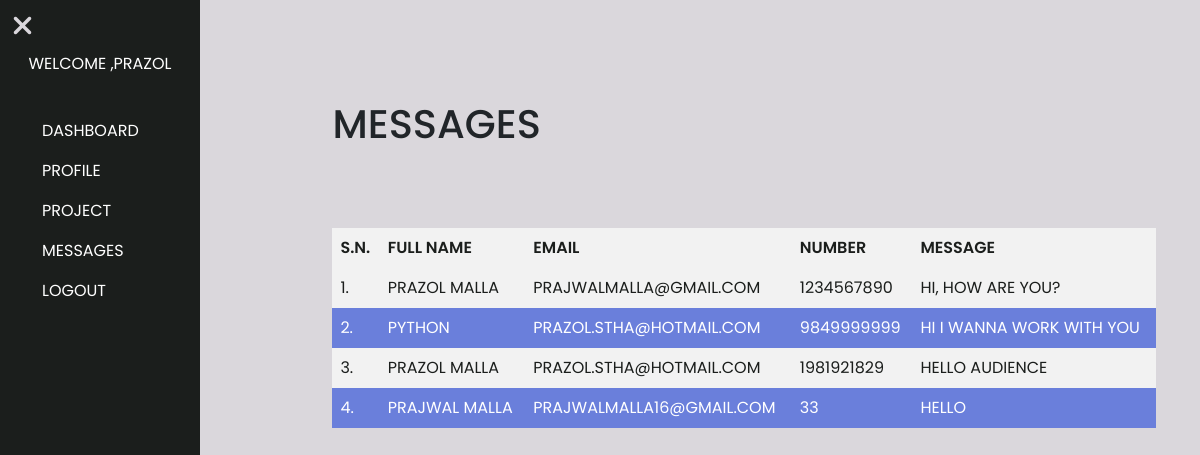
Page /message.php (signed in) on the committed database.
### tables this page shows
CREATE TABLE `contact_form` (
  `id` int(100) NOT NULL,
  `name` varchar(100) NOT NULL,
  `email` varchar(100) NOT NULL,
  `number` varchar(10) NOT NULL,
  `message` varchar(500) NOT NULL
);

### message.php (the view, shortened to what this page needs)
<?php
    $conn = mysqli_connect(LOCALHOST, DB_USERNAME, DB_PASSWORD,DB_NAME);
?>
<!DOCTYPE html>
<html lang="en">
<head>
    <link rel="stylesheet" href="css/style.css">
    <link rel="stylesheet" href="https://cdnjs.cloudflare.com/ajax/libs/font-awesome/6.2.1/css/all.min.css">
    <link href="https://cdn.jsdelivr.net/npm/bootstrap@5.3.0-alpha1/dist/css/bootstrap.min.css" rel="stylesheet">
</head>
<body style="background-color: #dad7dc;">
<section id="main">
<aside>
    <nav class="nav1">
            <div class="nav-links" id="navLinks">
                <i class="fa-sharp fa-solid fa-xmark" onclick="hideMenu()"></i>
                <p style="color:#fff; margin:5px; text-align:center;">WELCOME ,<?php echo $_SESSION['user']?></p>
                <ul>
                    <li><a href="admin-panel.php"> Dashboard</a></li>
                    <li><a href="profile.php"> Profile</a></li>
                    <li><a href="project.php"> Project</a></li>
                    <li><a href="message.php"> Messages</a></li>
                    <li><a href="logout.php">Logout</a></li>
                </ul>
            </div>
        </nav>
</aside>
<main>
    <div class="main-content">
    <div class="wrapper1">
        <h1>Messages</h1>
        <br />
        <br /><br />
        <table class="table-wrapper">
            <tr>
                <th>S.N.</th>
                <th>Full Name</th>
                <th>Email</th>
                <th>Number</th>
                <th>Message</th>
            </tr>
            <?php
            $sql = "SELECT * FROM contact_form";
            $res = mysqli_query($conn, $sql);
            $count = mysqli_num_rows($res);
            $sn = 1;
            if ($count > 0) {
                while ($row = mysqli_fetch_assoc($res)) {
                    $fullname = $row['name'];
                    $email = $row['email'];
                    $number = $row['number'];
                    $message = $row['message'];
            ?>
                    <tr>
                        <td><?php echo $sn++; ?>. </td>
                        <td><?php echo $fullname; ?></td>
                        <td><?php echo $email; ?></td>
                        <td><?php echo $number; ?></td>
                        <td><?php echo $message; ?></td>
                    </tr>
            <?php
                }
            } else {
                echo "<tr> <td colspan='7' class='error'> No Feedback. </td> </tr>";
            }
            ?>
        </table>
    </div>
</div>
</main>
</section>
</body>
</html>

### css/style.css (style rules this page uses)
* { font-family: 'Poppins', sans-serif; margin: 0; padding: 0; box-sizing: border-box; outline: none; border: none; text-decoration: none; text-transform: uppercase; transition: all .2s linear; scroll-behavior: smooth; }
body, html { overflow-x: hidden; }
body { background-color: #1b1e1c; }
a { text-decoration: none; }
#main { width: 100vw; height: 100vh; }
aside { width: 30%; }
.nav1 { display: flex; padding: 2% 6%; justify-content: space-between; align-items: center; }
.nav-links { flex: 1; text-align: right; }
.nav-links ul li { list-style: none; display: inline-block; padding: 8px 12px; position: relative; }
.nav-links ul li a { color: white; text-decoration: none; font-size: 16px; }
.nav-links ul li { display: block; }
.nav-links { position: absolute; background: #1b1e1c; height: 100vh; width: 200px; top: 0; left: 0px; text-align: left; z-index: 2; transition: 1s; }
.nav1 .fa-solid { display: block; color: #1b1e1c; margin: 12px; font-size: 28px; cursor: pointer; }
.nav1 .fa-xmark { color: #dad7dc; }
.nav-links ul { padding: 30px; }
main { margin-left: 27%; width: 70%; }
.main-content { width: 100%; padding: 3% 0; }
.wrapper1 { padding: 1%; width: 100%; margin: 0 auto; }
table { border-collapse: collapse; width: 100%; }
th, td { text-align: left; padding: 8px; }
th { position: sticky; top: 0; background-color: #f2f2f2; color: #1b1e1c; font-weight: 600; }
tr { background-color: #6A7FDB; color: #fff; }
tr:nth-child(even) { color: #1b1e1c; background-color: #f2f2f2; }
td { border-bottom: 1px solid #ddd; }
tr:last-child td { border-bottom: none; }

### rows in the picture
contact_form: name "PRAZOL MALLA", email "PRAJWALMALLA@GMAIL.COM", number "1234567890", message "HI, HOW ARE YOU?"
contact_form: name "PYTHON", email "PRAZOL.STHA@HOTMAIL.COM", number "9849999999", message "HI I WANNA WORK WITH YOU"
contact_form: name "PRAZOL MALLA", email "PRAZOL.STHA@HOTMAIL.COM", number "1981921829", message "HELLO AUDIENCE"
contact_form: name "PRAJWAL MALLA", email "PRAJWALMALLA16@GMAIL.COM", number "33", message "HELLO"

### other values in the picture
$_SESSION['user'] "PRAZOL"
